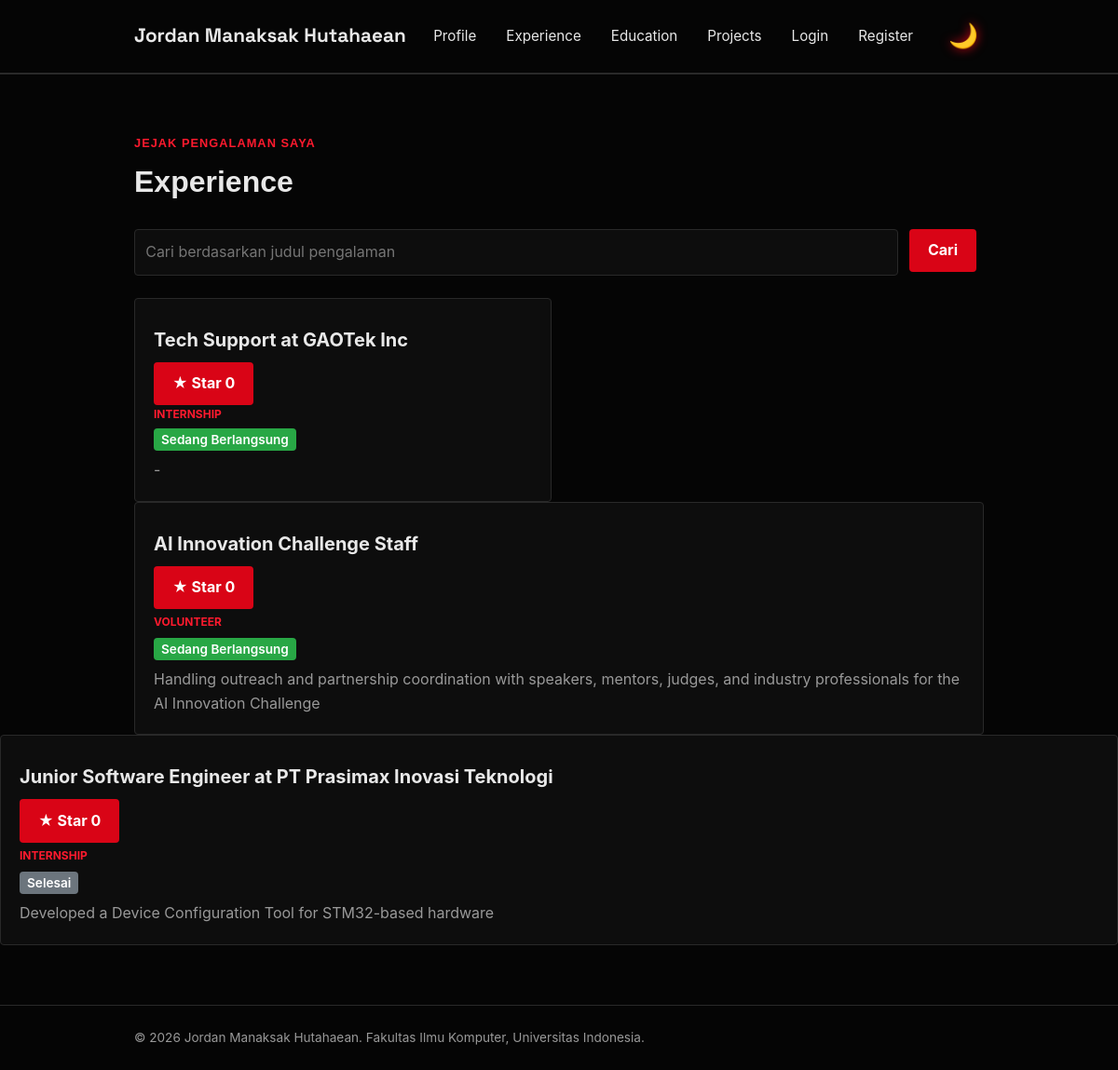
The app's page /experience/ with its own data.
### main/models.py (models this page shows, shortened)
class Experience(models.Model):
    EXPERIENCE_CHOICES = [
        ('internship', 'Internship'),
        ('research', 'Research'),
        ('volunteer', 'Volunteer'),
        ('part-time', 'Part-Time'),
        ('full-time', 'Full-Time'),
        ('freelance', 'Freelance'),
    ]
    id = models.UUIDField(primary_key=True, default=uuid.uuid4, editable=False)
    title = models.CharField(max_length=255)
    description = models.TextField()
    category = models.CharField(max_length=20, choices=EXPERIENCE_CHOICES, default='full-time')
    thumbnail = models.URLField(blank=True, null=True)
    started_at = models.DateTimeField()
    ended_at = models.DateTimeField(blank=True, null=True)
    starred_by = models.ManyToManyField(User, related_name="starred_experience", blank=True)
    class Meta:
        ordering = ['-started_at']
    @property
    def is_ongoing(self):
        return self.ended_at is None

### main/views.py (the view)
# urls.py: path("experience/", show_experience, name="show_experience"),
def show_experience(request):
    json_response = get_experience_json(request)
    experiences = serializers.deserialize(
        "json", json_response.content.decode("utf-8")
    )
    experiences = [exp.object for exp in experiences]
    title_query = request.GET.get("title", "").strip()
    context = {
        "name": "Jordan Manaksak Hutahaean",
        "experience_list": experiences,
        "title_query": title_query,
        "is_editor": is_editor(request.user),
    }
    return render(request, "experience.html", context)

### main/views.py (called while the page is built)
def get_experience_json(request):
    title_query = request.GET.get("title", "").strip()
    experiences = Experience.objects.all()
    if title_query:
        experiences = experiences.filter(title__icontains=title_query)
    experience_json = serializers.serialize("json", experiences,use_natural_foreign_keys=True)
    return HttpResponse(experience_json, content_type="application/json")

def is_editor(user):
    return user.is_authenticated and user.groups.filter(name="Editor").exists()

### templates/experience.html (shortened to what this page needs)
{% extends "base.html" %}
{% block content %}
    <main>
        <section class="experience-section" id="experience">
            <div class="container">
                <p class="section-kicker">Jejak pengalaman saya</p>
                <div class="project-header">
                    <h1>Experience</h1>
                </div>
                <form method="get"
                      action="{% url 'main:show_experience' %}"
                      class="project-search">
                    <input type="search"
                           name="title"
                           value="{{ title_query }}"
                           placeholder="Cari berdasarkan judul pengalaman"
                           class="project-search__input"
                           aria-label="Cari berdasarkan judul pengalaman">
                    <button type="submit" class="button">Cari</button>
                </form>
                <div class="experience-grid project-grid">
                    {% for experience in experience_list %}
                        <article class="experience-card">
                            <h2>{{ experience.title }}</h2>
                            {% include "components/experience_star.html" with experience=experience %}
                            <span class="experience-category">{{ experience.get_category_display }}</span>
                            <div class="experience-status" style="margin: 8px 0;">
                                {% if experience.is_ongoing %}
                                    <span class="badge" style="background-color: #28a745; color: white; padding: 4px 8px; border-radius: 4px; font-size: 0.85rem;">
                                        Sedang Berlangsung
                                    </span>
                                {% else %}
                                    <span class="badge" style="background-color: #6c757d; color: white; padding: 4px 8px; border-radius: 4px; font-size: 0.85rem;">
                                        Selesai
                                    </span>
                                {% endif %}
                            </div>
                            <p class="experience-description">{{ experience.description }}</p>
                            </div>
                        </article>
                    {% empty %}
                        {% if title_query %}
                            <p class="empty-state">Tidak ada pengalaman dengan judul tersebut.</p>
                        {% else %}
                            <p class="empty-state">Belum ada pengalaman yang ditambahkan.</p>
                        {% endif %}
                    {% endfor %}
        </section>
    </main>
{% endblock content %}

### templates/base.html (shortened to what this page needs)
{% load static %}
<!DOCTYPE html>
<html lang="id">
<head>
    <link rel="stylesheet" href="{% static 'css/style.css' %}">
</head>
<body>
  <header class="site-header">
    <div class="container">
        <a href="{% url 'main:show_main' %}" class="brand">{{ name }}</a>
        <nav>
            <a href="{% url 'main:show_main' %}">Profile</a>
            <a href="{% url 'main:show_experience' %}">Experience</a>
            <a href="{% url 'main:show_education' %}">Education</a>
            <a href="{% url 'main:show_projects' %}">Projects</a>
            {% if user.is_authenticated %}
            <span class="nav-user">{{ user.username }}</span>
            <a href="{% url 'main:logout' %}">Logout</a>
            {% else %}
                <a href="{% url 'main:login' %}">Login</a>
                <a href="{% url 'main:register' %}">Register</a>
            {% endif %}
            <button class="theme-toggle-btn" id="themeToggle" aria-label="Toggle Theme">
            </button>
        </nav>
    </div>
  </header>
  {% block content %} {% endblock content %}
  <footer class="site-footer">
      <div class="container">
          <p>&copy; 2026 {{ name }}. Fakultas Ilmu Komputer, Universitas Indonesia.</p>
      </div>
  </footer>
</body>
</html>

### templates/components/experience_star.html (shortened to what this page needs)
<form method="post" action="{% url 'main:toggle_star_for_experience' experience.id %}" class="star-form">
    <button type="submit"
            class="button button-star{% if user in experience.starred_by.all %} is-starred{% endif %}"
            title="{% if experience.starred_by.exists %}Dibintangi oleh {{ experience.starred_by.all|join:', ' }}{% else %}Jadilah yang pertama memberi star{% endif %}">
        <span aria-hidden="true">★</span>
        {% if user in experience.starred_by.all %}
            Unstar
        {% else %}
            Star
        {% endif %}
        <span class="star-count">{{ experience.starred_by.count }}</span>
    </button>
</form>

### static/css/style.css (style rules this page uses)
* { margin: 0; padding: 0; box-sizing: border-box; }
:root { --ink: #e8e8e8; --paper: #050505; --accent: #d90416; --accent-dark: #ff1a2e; --line: #292929; --text-muted: #999999; --card: #0d0d0d; --radius: 4px; --glow: rgba(217, 4, 22, 0.4); }
body { font-family: -apple-system, "Rajdhani", Roboto, Helvetica, Arial, sans-serif; color: var(--ink); background-color: var(--paper); line-height: 1.6; transition: background-color 0.3s ease, color 0.3s ease; }
h1, .brand { font-family: "Space Grotesk", -apple-system, sans-serif; }
.container { max-width: 960px; margin: 0 auto; padding: 0 1.5rem; }
.theme-toggle-btn { background: transparent; border: none; cursor: pointer; padding: 6px; font-size: 1.6rem; line-height: 1; display: flex; align-items: center; justify-content: center; transition: transform 0.2s ease, filter 0.3s ease; filter: drop-shadow(0 0 6px var(--accent)); }
.site-header { border-bottom: 1px solid var(--line); background-color: var(--paper); transition: background-color 0.3s ease, border-color 0.3s ease; }
.site-header .container { display: flex; justify-content: space-between; align-items: center; padding: 1.25rem 1.5rem; }
.brand { font-size: 1.3rem; font-weight: 700; color: var(--ink); text-decoration: none; }
.site-header nav { display: flex; align-items: center; gap: 2rem; }
.site-header nav a { color: var(--ink); text-decoration: none; font-size: 0.95rem; }
.experience-section { padding: 4rem 0; border-top: 1px solid var(--line); }
.section-kicker { color: var(--accent-dark); font-family: "Orbitron", sans-serif; font-size: 0.8rem; font-weight: 700; letter-spacing: 0.08em; text-transform: uppercase; }
.experience-section h1 { margin: 0.4rem 0 1.5rem; font-family: "Orbitron", sans-serif; font-size: 2rem; }
.experience-grid { display: grid; grid-template-columns: repeat(auto-fit, minmax(240px, 1fr)); gap: 1rem; }
.experience-card { padding: 1.25rem; background-color: var(--card); border: 1px solid var(--line); border-radius: var(--radius); transition: transform 0.3s ease, border-color 0.3s ease, box-shadow 0.3s ease, background-color 0.3s ease; }
.experience-category { color: var(--accent-dark); font-size: 0.75rem; font-weight: 700; text-transform: uppercase; }
.experience-card h2 { margin: 0.5rem 0; font-size: 1.25rem; }
.experience-description, .empty-state { color: var(--text-muted); }
.experience-status { margin-top: 1rem; font-size: 0.85rem; font-weight: 600; }
.button { display: inline-block; height: fit-content; border: 0; border-radius: var(--radius); padding: 0.65rem 1.25rem; background: var(--accent); color: #ffffff; cursor: pointer; font: inherit; font-weight: 700; text-decoration: none; transition: all 0.2s ease; margin-right: 0.5rem; }
.project-header { width: 100%; display: flex; justify-content: space-between; align-items: center; gap: 1rem; margin-bottom: 1.5rem; }
.project-grid { display: grid; grid-template-columns: repeat(2, minmax(0, 1fr)); gap: 1rem; }
.project-grid .experience-card { display: flex; flex-direction: column; }
.project-header h1 { margin-bottom: 0; }
.project-search { display: flex; gap: 0.75rem; margin-bottom: 1.5rem; }
.project-search__input { width: 100%; min-width: 0; padding: 0.7rem; border: 1px solid var(--line); border-radius: var(--radius); background: var(--card); color: var(--ink); font: inherit; transition: background-color 0.3s ease, color 0.3s ease; }
.site-footer { padding: 1.5rem; color: var(--text-muted); font-size: 0.85rem; border-top: 1px solid var(--line); background-color: var(--paper); transition: background-color 0.3s ease, border-color 0.3s ease; }

### records on screen
Experience: title "Tech Support at GAOTek Inc", shows "Star", starred_by.count "0", category "INTERNSHIP", shows "Sedang Berlangsung", description "-"
Experience: title "AI Innovation Challenge Staff", shows "Star", starred_by.count "0", category "VOLUNTEER", shows "Sedang Berlangsung", description "Handling outreach and partnership coordination with speakers, mentors, judges, and industry professionals for the AI Innovation Challenge"
Experience: title "Junior Software Engineer at PT Prasimax Inovasi Teknologi", shows "Star", starred_by.count "0", category "INTERNSHIP", shows "Selesai", description "Developed a Device Configuration Tool for STM32-based hardware"

### other values on screen
{{ name }} "Jordan Manaksak Hutahaean"
